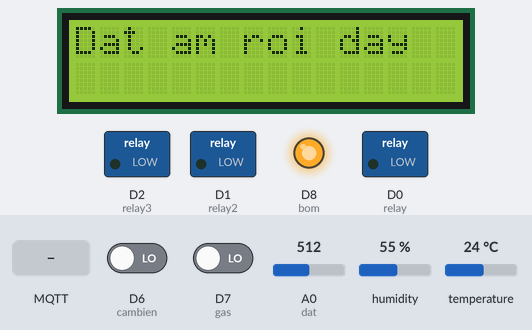
Recording of a sketch running on a simulated ESP8266 (NodeMCU). On the bench: 16×2 character LCD, switched loads named in the sketch (green lamp = pin HIGH), output pins drawn as LEDs (lit = HIGH). The test bench sets the inputs (shaded band); at power-on: D6 (cambien) LOW, A0 (dat) = 512, D7 (gas) LOW, humidity 55 %, temperature 24 °C. WiFi joins after 1.5 s; servers stay silent unless stated; no MQTT or app messages arrive unless stated; what the sketch prints to the serial monitor is not drawn.

Above: at 3.8 s.
3.9 s: D6 (cambien) driven HIGH
At 4.4 s:
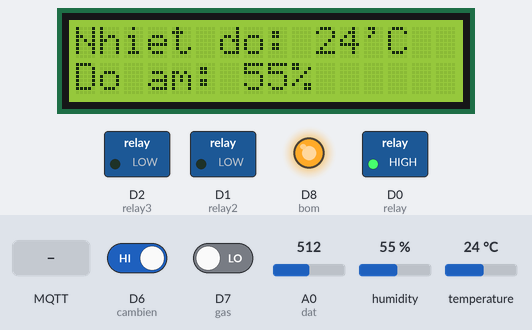
6.8 s: A0 (dat) set to 482
At 8.15 s:
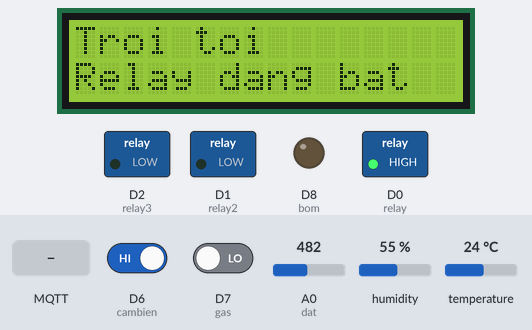
9.8 s: D7 (gas) driven HIGH
At 10.48 s:
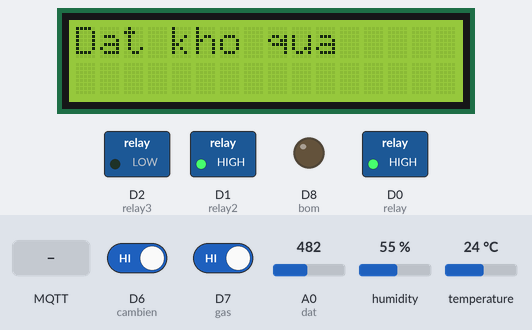
12.8 s: MQTT message "1" arrives on the first subscribed topic
At 15.14 s:
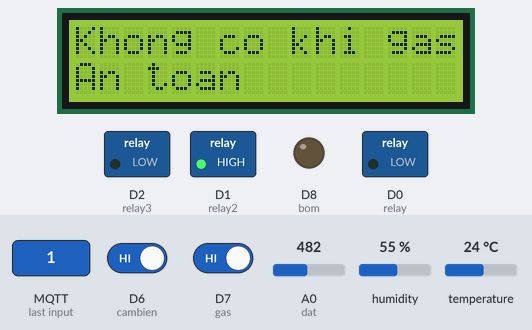
16.4 s: MQTT message "2" arrives on the first subscribed topic
At 19.5 s:
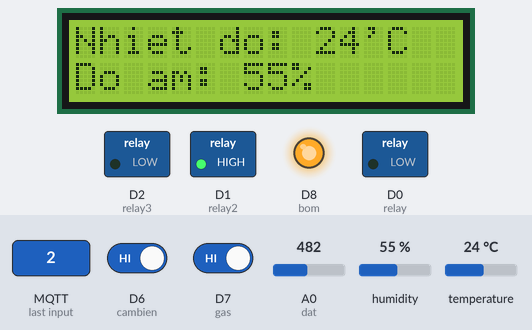
20.0 s: D6 (cambien) driven LOW
At 21.48 s:
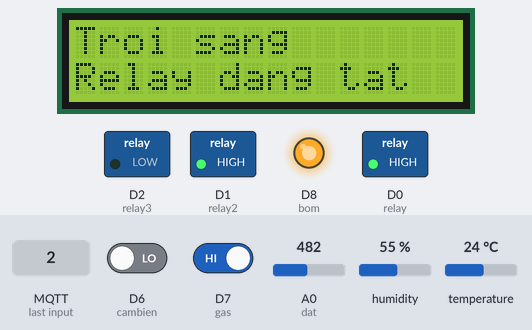
Timing chart, 0 to 23.0 s (numbered marks = the images above; inputs shaded):
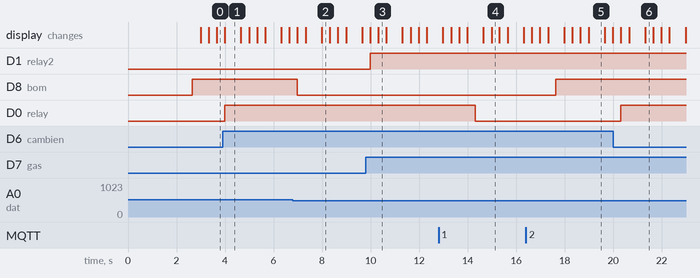

The sketch:

lcd_nodemcu_mqtt_nodered_final.ino
```cpp
#include <DHTesp.h>
#include <LiquidCrystal_I2C.h>
#include <Wire.h>;
#include <ESP8266WiFi.h>
#include<PubSubClient.h>
#include "ThingSpeak.h"
#include <DNSServer.h>
#include <ESP8266WebServer.h>
#include "WiFiManager.h"

unsigned long myChannelNumber = 1265826;
const char * myWriteAPIKey = "LGR9ANUDLG6PXRC2";

int cambien=12;   //Chan D6
int relay =16;    //Chan D0
int relay2=5;     //Chan D1
int relay3=4;     //Chan D2
int gas=13;       //Chan D7
int bom=15;       //Chan D8
int dat=A0;        //Chan A0
                  //LCD: chan SDA=D3, SCL=D4
#define DHTpin 14 //chan D5
DHTesp dht;

void configModeCallback (WiFiManager *myWiFiManager)
{
  Serial.println("Entered config mode");
  Serial.println(WiFi.softAPIP());
  Serial.println(myWiFiManager->getConfigPortalSSID());
}

int lcdColumns = 16;
int lcdRows = 2;

const char* mqtt_server="test.mosquitto.org";
WiFiClient espclient;
WiFiClient espclient2;

int dem=0;
int dem2=0;

const char* sensor_humi_topic = "sensor/nd";      // Topic của Sensor đọc độ ẩm
const char* sensor_temp_topic = "sensor/da";
const char* sensor_light_topic = "sensor/light";
const char* sensor_gas_topic = "sensor/gas";
const char* sensor_dadat_topic = "sensor/dadat";

const char* sensor_topic = "sensor";


void callback(char* topic,byte* payload,unsigned int length1){
Serial.print("message arrived[");
Serial.print(topic);
Serial.println("]");

for(int i=0;i<length1;i++){
  Serial.print(payload[i]);

}
if(payload[0]==49) dem++;//ASCII VALUE OF '1' IS 49
Serial.println("");
if(payload[0]==50) dem2++; //ASCII VALUE OF '2' IS 50
Serial.println("");
}

PubSubClient client(mqtt_server,1883,callback,espclient);

long lastMsg = 0;
char msg[50];
int value = 0;

LiquidCrystal_I2C lcd(0x27, lcdColumns, lcdRows);

void print_sensor(String a, String b){
    lcd.clear();
    lcd.setCursor(0, 0);
    lcd.print(a);
    lcd.setCursor(0, 1);
    lcd.print(b);
}

void setup() {
  dht.setup(DHTpin, DHTesp::DHT11);
  pinMode(cambien,INPUT);
  pinMode(gas,INPUT);
  pinMode(dat,INPUT);
  pinMode(relay,OUTPUT);
  pinMode(relay2,OUTPUT);
  pinMode(relay3,OUTPUT);
  pinMode(bom,OUTPUT);
  Wire.begin(D3, D4);
  lcd.begin();
  lcd.backlight();
  lcd.setCursor(0, 0);
  lcd.print("Da khoi dong");
  delay(1000);
  Serial.begin(115200);
  Serial.print("connecting");


  ThingSpeak.begin(espclient2);
  WiFiManager wifiManager;
  if (!wifiManager.autoConnect())
  {
    Serial.println("failed to connect and hit timeout");
    ESP.reset();
    delay(1000);
  }

  reconnect();

}


void convert(int check, const char* topic, String dieukien1, String dieukien2){
    char dk1[dieukien1.length() + 1];
    dieukien1.toCharArray(dk1, dieukien1.length());
    char dk2[dieukien2.length() + 1];
    dieukien2.toCharArray(dk2, dieukien2.length());
    if (check==int(1)) {
    client.publish(topic, dk1);
  } else {
    client.publish(topic, dk2);
  }
}

void convert3(int check, const char* topic, String dieukien1, String dieukien2){
    char dk1[dieukien1.length() + 1];
    dieukien1.toCharArray(dk1, dieukien1.length());
    char dk2[dieukien2.length() + 1];
    dieukien2.toCharArray(dk2, dieukien2.length());
    if (round(check)>int(50)) {
    client.publish(topic, dk1);
  } else {
    client.publish(topic, dk2);
  }
}

void reconnect(){
  while(WiFi.status()!=WL_CONNECTED){
    delay(500);
    Serial.print(".");
  }
  while(!client.connected()){
  if(client.connect("ESP8266Client123456789")){
    Serial.println("connected");
    client.publish(sensor_topic, "Reconnect");
    client.subscribe("sensor");
  }
    else{
      Serial.print("failed,rc=");
      Serial.println(client.state());
      delay(500);
    }
  }
}

void senddata(){
  unsigned long last_time = 0;
  if ((millis()-last_time) > 1000){
   float h= int(dht.getHumidity());
   float t= int(dht.getTemperature());
   static char temperatureTemp[7];
   dtostrf(t, 6, 2, temperatureTemp);
   static char humidityTemp[7];
   dtostrf(h, 6, 2, humidityTemp);

  int as = digitalRead(cambien); // Đọc cảm biến ánh sáng
  int khigas = digitalRead(gas); //Đọc cảm biến khí gas
  int dadat = int(analogRead(dat))*100/1000;
  int cambiendat=0;
  if (dadat>=50){cambiendat=1;}
  else {cambiendat=0;}

   if (dem==2){dem=0;}
   if (dem2==2){dem2=0;}
   if (dem==as) {
    digitalWrite(relay,LOW);
  } else {
    digitalWrite(relay,HIGH);
    }
  if (khigas==int(1)) {
    digitalWrite(relay2,HIGH);
  } else {
    digitalWrite(relay2,LOW);
  }
   if (dem2==cambiendat) {
    digitalWrite(bom,LOW);
  } else {
    digitalWrite(bom,HIGH);
  }
  convert(as, sensor_light_topic, "Trời tối, relay đang bật ", "Trời sáng, relay đang tắt ");
  convert(khigas, sensor_gas_topic, "Không có khí gas, an toàn ", "Có khí gas. Báo động!!! ");
  convert3(dadat, sensor_dadat_topic, "Đất ẩm, máy bơm không chạy ", "Đất khô, máy bơm đang chạy ");
  client.publish(sensor_humi_topic, temperatureTemp);
  client.publish(sensor_temp_topic, humidityTemp);

  int x =  ThingSpeak.setField(1, h); //setField(field, value)
  int y =  ThingSpeak.setField(2, t); //setField(field, value)
  int k =  ThingSpeak.setField(3, dadat);
  int cbas =  ThingSpeak.setField(4, as);
  int cbgas =  ThingSpeak.setField(5, khigas);
  int z = ThingSpeak.writeFields(myChannelNumber, myWriteAPIKey);
   last_time = millis();
  }
}

void loop() {
    if(!client.connected()){
      reconnect();
    }

    client.loop();
  int as = digitalRead(cambien); // Đọc cảm biến ánh sáng
  int khigas = digitalRead(gas); //Đọc cảm biến khí gas
  int dadat = int(analogRead(dat))*100/1000;
  float h= dht.getHumidity();
  float t= dht.getTemperature();

  senddata();

  if (as==int(1)) {
  print_sensor("Troi toi","Relay dang bat");
  } else {
  print_sensor("Troi sang","Relay dang tat");
  }
  senddata();

  if (khigas==int(0)) {
    print_sensor("Co khi gas","Bao dong");
  } else {
    print_sensor("Khong co khi gas","An toan");
  }
  senddata();

  if (dadat<int(50)) {
    print_sensor("Dat kho qua","");
  } else {
    print_sensor("Dat am roi day","");
  }
  senddata();
  String nd="Nhiet do: "+ String(int(t))+"'C ";
  String da="Do am: "+String(int(h))+"%";
  print_sensor(nd,da);
  senddata();
}
```

Measured:
- the behaviour switches between 500 and 499 on A0 (dat) (found by bisection; images 1 and 2)
- after the input at 3.9 s, D0 (relay): LOW → HIGH after 0.09 s
- after the input at 6.8 s, D8 (bom): HIGH → LOW after 0.18 s
- after the input at 9.8 s, D1 (relay2): LOW → HIGH after 0.18 s
- after the input at 12.8 s, D0 (relay): HIGH → LOW after 1.5 s
- after the input at 16.4 s, D8 (bom): LOW → HIGH after 1.2 s
- after the input at 20.0 s, D0 (relay): LOW → HIGH after 0.31 s; the display: first differs from a run without the input after 1.3 s (image 6)
